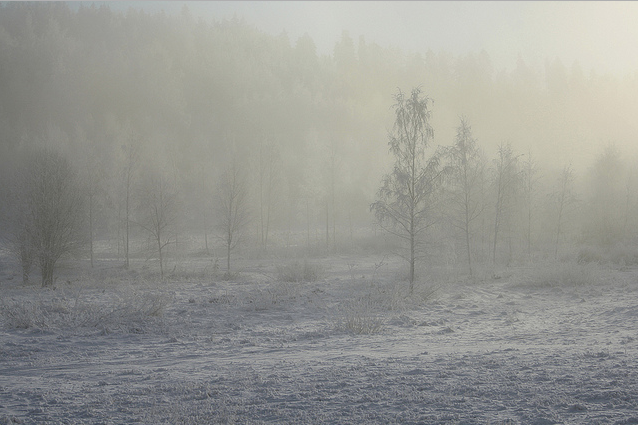
#> input picture Examples/low_contrast_image.png, 638 x 425 px
$ jupyter execute --allow-errors 3_point_operators.ipynb   (older library calls are emulated)
#> lines starting #> are read from the running program, lines starting #| are printed output that depends on the picture
## Changing contrast and brightness
The simplest way to modify the brightness of an image f(x) is to apply a linear transformation
g(x)=a⋅f(x)+b
The parameters a>0 and b are called the *gain* and *bias* parameters and they are used to control contrast and brightness respectively.

[cell 1]
import cv2
import numpy as np
import matplotlib.pyplot as plt
import matplotlib.image as mpimg

# read image
img = cv2.imread("low_contrast_image.png", cv2.IMREAD_COLOR)
#> img is the input picture: shape (425, 638, 3); mean B, G, R 145.7, 150.6, 149.9

imgplot= plt.imshow(img)
plt.title('Low-Contrast Image',
          fontdict={'fontsize':16, 'color':'grey'})
plt.show(plt.xticks([]), plt.yticks([]))

[cell 2]
a = 1.0 # Simple contrast control
b = 0 # Simple brightness control
c=3
"""# Initialize values
print(' Basic Linear Transformation ')
print('-------------------------')
try:
    a = float(input('* Enter the a value [1.0, 3.0]: '))
    c = int(input('* Enter the c value [-100, 100]: '))
except ValueError:
    print('Error, not a number')"""

To perform the operation g(x,y)=a⋅f(x,y)+c we will access to each pixel in image. Since we are operating with BGR images, we will have three values per pixel (B, G and R), so we will also access them separately. But this will take some time...

[cell 3]
new_img = np.zeros(img.shape, img.dtype)
for y in range(img.shape[0]):
    for x in range(img.shape[1]):
        for b in range(img.shape[2]):
            new_img[y,x,b] = np.clip(a*img[y,x,b] + c, 0, 255)
plt.imshow(new_img)
plt.title('Transformed Image',
          fontdict={'fontsize':16, 'color':'turquoise'})
plt.show(plt.xticks([]), plt.yticks([]))

Instead of using the for loops to access each pixel, we could have simply used this command which is more fast:

[cell 4]
new_img = cv2.convertScaleAbs(img, alpha=a, beta=b)
plt.imshow(new_img)
plt.title('Transformed Image',
          fontdict={'fontsize':16, 'color':'turquoise'})
plt.show(plt.xticks([]), plt.yticks([]))

# Image negative
This is the simplest gray-level transformation.

[cell 5]
#convert the color image into a gray-level image
src = cv2.cvtColor(img, cv2.COLOR_BGR2GRAY)

neg=255-src
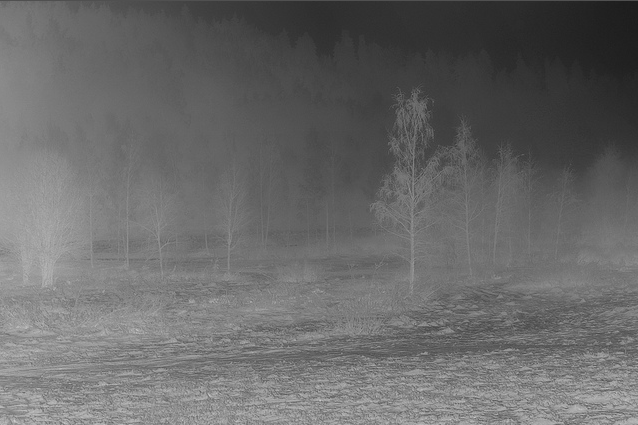
#> neg: shape (425, 638); min 27, max 206, mean 105.1

fig, ax = plt.subplots(1,2, figsize=(10,5))
ax[0].imshow(src,'gray')
ax[0].set_title('Original', fontsize=18, color='gray')
ax[0].set_xticks([])
ax[0].set_yticks([])
ax[1].imshow(neg,'gray')
ax[1].set_title('Negative', fontsize=18)
ax[1].set_xticks([])
ax[1].set_yticks([])
plt.tight_layout();   # final semi-column can substitute plt.show()
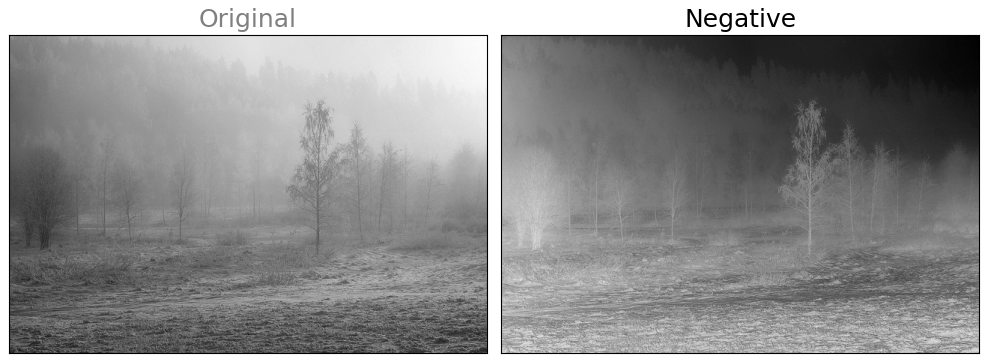
#> figure drawn by matplotlib, 2 panels

# Histogram equalization
OpenCv offers the function `cv2.equalizeHist()` to perform histogram equalization

[cell 6]
src = cv2.cvtColor(img, cv2.COLOR_BGR2GRAY)
dst = cv2.equalizeHist(src)
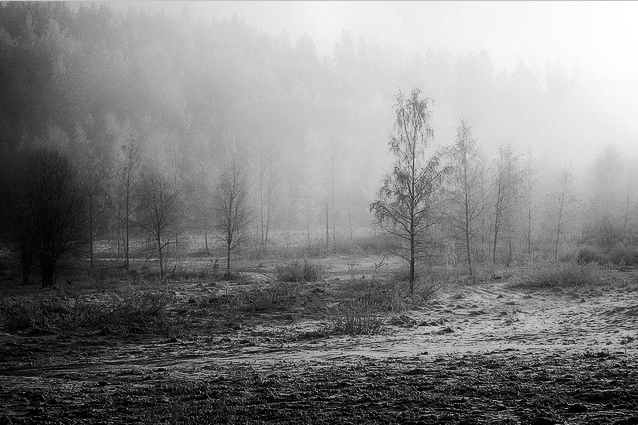
#> dst: shape (425, 638); min 0, max 255, mean 128.6

fig, ax = plt.subplots(1,2, figsize=(10,5))
ax[0].imshow(src,'gray')
ax[0].set_title('Original', fontsize=18, color='gray')
ax[0].set_xticks([])
ax[0].set_yticks([])
ax[1].imshow(dst,'gray')
ax[1].set_title('Equalized', fontsize=18)
ax[1].set_xticks([])
ax[1].set_yticks([])
plt.tight_layout();   # final semi-column can substitute plt.show()
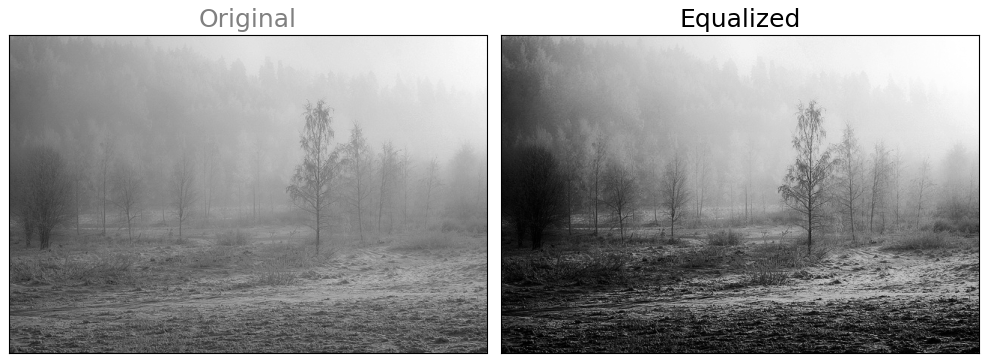
#> figure drawn by matplotlib, 2 panels

To see the effect of histogram equalization, we can compute and plot the histogram of both the original image and the improved image.

[cell 7]
#Compute and plot histogram of source image
hist,bins = np.histogram(src.flatten(),256,[0,256])
#> hist = 256 values, max 4184 at index 142, min 0 at index 0, mean 1059.2; bins = 257 values from 0 to 256
cdf = hist.cumsum() #cumulative distribution function
#> cdf = 256 values from 0 to 271150
cdf_normalized = cdf * float(hist.max()) / cdf.max()
#> cdf_normalized = 256 values from 0 to 4184
plt.plot(cdf_normalized, color = 'blue')
plt.title('Original histogram')
plt.hist(src.flatten(),256,[0,256], color = 'gray')
plt.xlim([0,256])
plt.legend(('cdf','histogram'), loc = 'upper left')
plt.show()
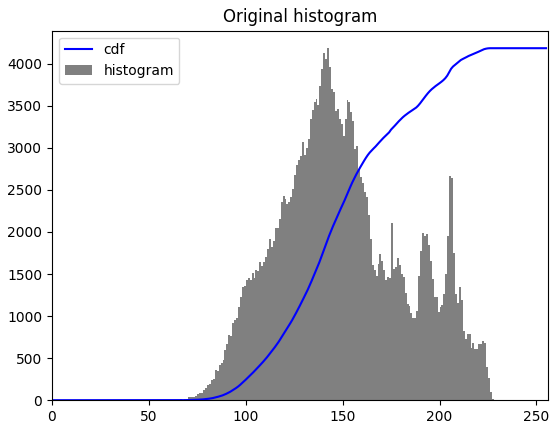
#> figure drawn by matplotlib, 1 panel; tallest bar 4184 high, from x = 142 to 143; curve peaks at x = 228, y = 4184

#Compute and plot histogram of improved image
hist,bins = np.histogram(dst.flatten(),256,[0,256])
#> hist = 256 values, max 4184 at index 115, min 0 at index 13, mean 1059.2
cdf = hist.cumsum()
#> cdf = 256 values from 515 to 271150
cdf_normalized = cdf * float(hist.max()) / cdf.max()
#> cdf_normalized = 256 values from 7.95 to 4184
plt.plot(cdf_normalized, color = 'blue')
plt.title('Equalized histogram')
plt.hist(dst.flatten(),256,[0,256], color = 'gray')
plt.xlim([0,256])
plt.legend(('cdf','histogram'), loc = 'upper left')
plt.show()
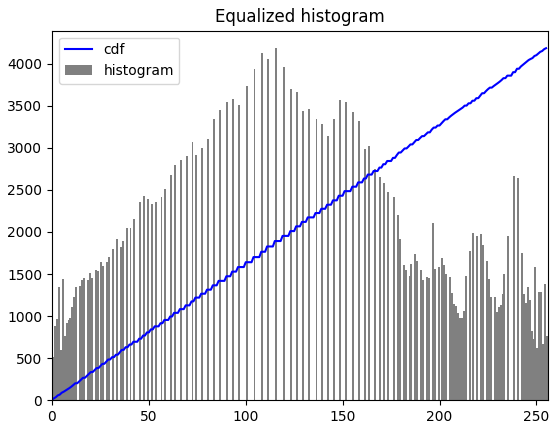
#> figure drawn by matplotlib, 1 panel; tallest bar 4184 high, from x = 115 to 116; curve peaks at x = 255, y = 4184

# Adaptive Histogram Equalization (CLAHE)
CLAHE is the OpenCV implementation for making adaptive equalization, basically this algorithm makes histogram equalization for blocks of size specified in the 'tileGridSize' parameters and do some automagically tricks to avoid block artifacts.

[cell 8]
# create a CLAHE object
clahe = cv2.createCLAHE(tileGridSize=(8,8))
dst_clahe = clahe.apply(src)
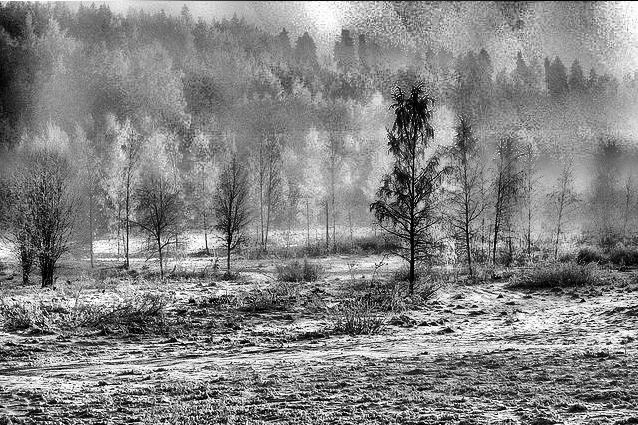
#> dst_clahe: shape (425, 638); min 0, max 255, mean 132.2

fig, ax = plt.subplots(1,2, figsize=(10,10))
ax[0].imshow(src, 'gray')
ax[0].set_title('Original Image', fontsize=16)
ax[1].imshow(dst_clahe, 'gray')
ax[1].set_title('Image equalized', fontsize=16)

# Linear stretching
Another way to improve the contrast is to apply linear stretching. To perform linear stretching we take the dynamic range [a,b] of the image and transform it into the interval [0,255] using the function:
$$ T(l) = 255\dfrac{l-a}{b-a}, \qquad a\leq l\leq b $$

[cell 9]
# src: is the grayscale image to be enhanced
# a: is the lowest gray level in src
# b: is the highest gray level in src
a=src.min()
#> a = 49
b=src.max()
#> b = 228
print(a,b)
#| 49 228
src.dtype, src.min(), src.max(), src.shape
stretched=255*((src-a)/(b-a))
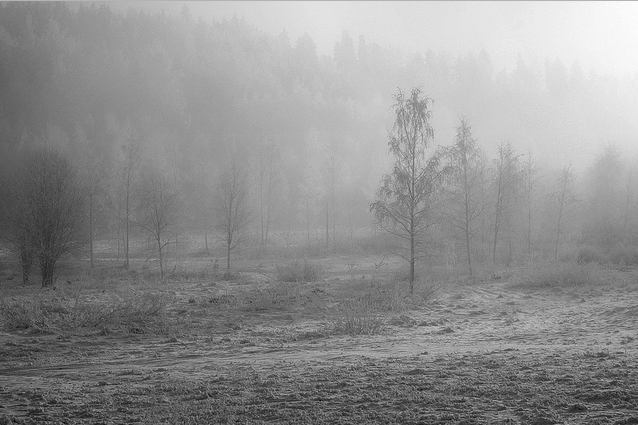
#> stretched: shape (425, 638) float64; min 0, max 255, mean 143.7
print(int(stretched.min()),int(stretched.max()))
#| 0 255

fig, ax = plt.subplots(1,2, figsize=(10,5))
ax[0].imshow(src,'gray')
ax[0].set_title('Original', fontsize=18, color='gray')
ax[0].set_xticks([])
ax[0].set_yticks([])
ax[1].imshow(stretched,'gray')
ax[1].set_title('Linear stretching', fontsize=18)
ax[1].set_xticks([])
ax[1].set_yticks([])
plt.tight_layout();

[cell 10]
#Compute and plot histogram of source image
hist,bins = np.histogram(src.flatten(),256,[0,256])
#> hist = 256 values, max 4184 at index 142, min 0 at index 0, mean 1059.2
cdf = hist.cumsum() #cumulative distribution function
#> cdf = 256 values from 0 to 271150
cdf_normalized = cdf * float(hist.max()) / cdf.max()
#> cdf_normalized = 256 values from 0 to 4184
plt.plot(cdf_normalized, color = 'blue')
plt.title('Original histogram')
plt.hist(src.flatten(),256,[0,256], color = 'gray')
plt.xlim([0,256])
plt.legend(('cdf','histogram'), loc = 'upper left')
plt.show()

#Compute and plot histogram of original and improved image
hist,bins = np.histogram(stretched.flatten(),256,[0,256])
#> hist = 256 values, max 4184 at index 132, min 0 at index 1, mean 1059.2
cdf = hist.cumsum()
#> cdf = 256 values from 1 to 271150
cdf_normalized = cdf * float(hist.max()) / cdf.max()
#> cdf_normalized = 256 values from 0.0154 to 4184
plt.plot(cdf_normalized, color = 'blue')
plt.title('Equalized histogram')
plt.hist(stretched.flatten(),256,[0,256], color = 'gray')
plt.xlim([0,256])
plt.legend(('cdf','histogram'), loc = 'upper left')
plt.show()
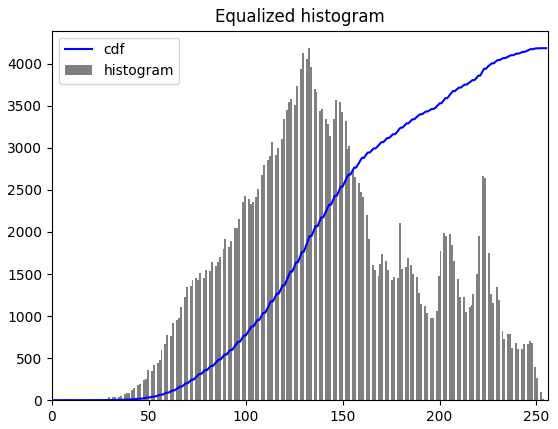
#> figure drawn by matplotlib, 1 panel; tallest bar 4184 high, from x = 132 to 133; curve peaks at x = 255, y = 4184

To do contrast stretching you can use the OpenCV `cv2.normalize()` method using min_max normalization. But it's more complex...

[cell 11]
# normalize float versions
norm_img = cv2.normalize(src, None, alpha=0,
              beta=1, norm_type=cv2.NORM_MINMAX, dtype=cv2.CV_32F)
# scale to uint8
norm_img = (255*norm_img).astype(np.uint8)


fig, ax = plt.subplots(1,2, figsize=(10,5))
ax[0].imshow(src,'gray')
ax[0].set_title('ORIGINAL', fontsize=18, color='gray')
ax[0].set_xticks([])
ax[0].set_yticks([])
ax[1].imshow(norm_img,'gray')
ax[1].set_title('NORMALIZED', fontsize=18)
ax[1].set_xticks([])
ax[1].set_yticks([])
plt.tight_layout();   # final semi-column can substitute plt.show()

# Gamma correction using a LUT
Gamma correction can be used to correct the brightness of an image by using a non linear transformation between the input pixel values and the output pixel values. Here we use a look-up table to improve the performance of the computation as only 256 values needs to be calculated once.

[cell 12]
import numpy as np

gamma=3.5
c=2.0
lookUpTable = np.empty((1,256), np.uint8)
for i in range(256):
    lookUpTable[0,i] = np.clip(c*pow(i / 255.0, gamma) * 255.0, 0, 255)
print(lookUpTable)

[cell 13]
#let's apply the LUT to the image
res = cv2.LUT(src, lookUpTable)
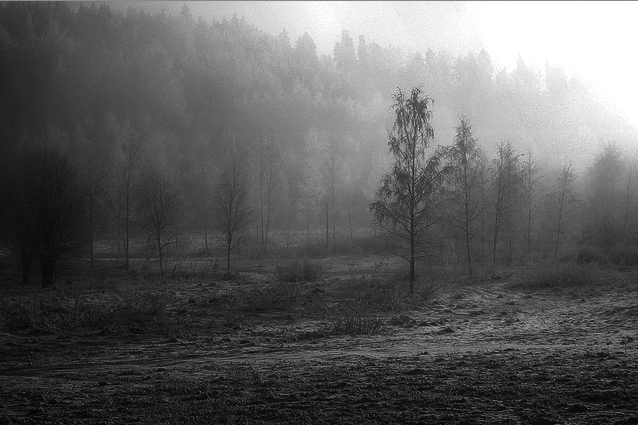
#> res: shape (425, 638); min 1, max 255, mean 94.8

fig, ax = plt.subplots(1,2, figsize=(10,5))
ax[0].imshow(src,'gray')
ax[0].set_title('Original', fontsize=18, color='gray')
ax[0].set_xticks([])
ax[0].set_yticks([])
ax[1].imshow(res,'gray')
ax[1].set_title('Gamma correction', fontsize=18)
ax[1].set_xticks([])
ax[1].set_yticks([])
plt.tight_layout();   # final semi-column can substitute plt.show()
